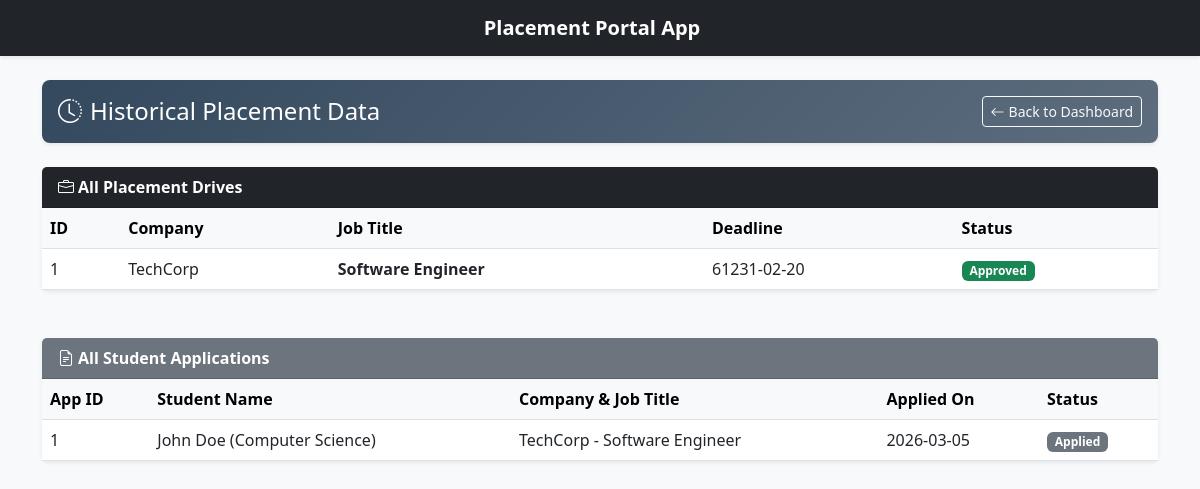
Before: /admin/history (signed in) with the older database file.
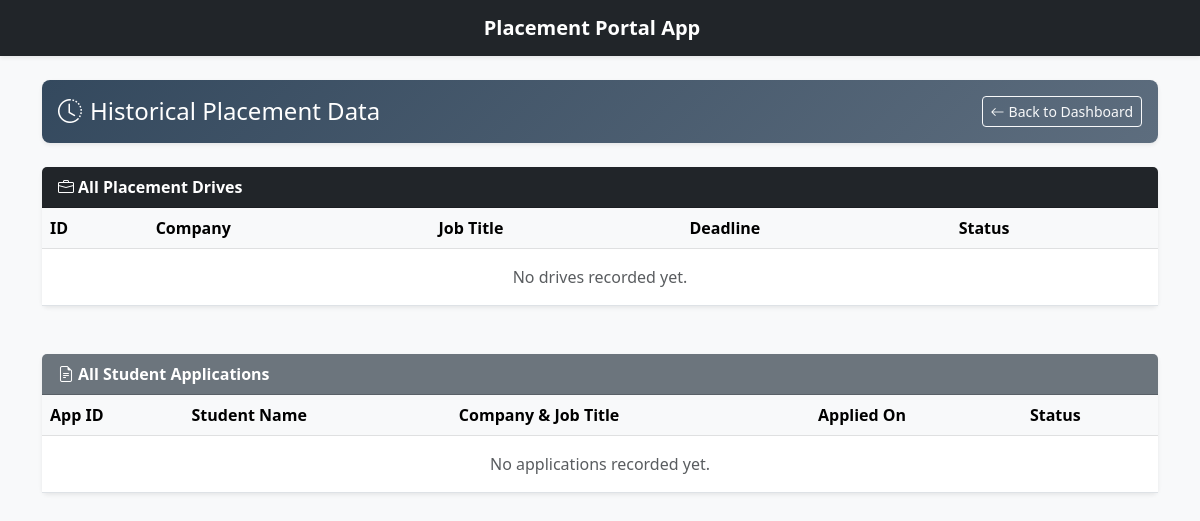
After: the same page with the newer database file.
### models.py (models this page shows)
class Drive(db.Model):
    id = db.Column(db.Integer, primary_key=True)
    company_id = db.Column(db.Integer, db.ForeignKey('user.id'), nullable=False)
    job_title = db.Column(db.String(150), nullable=False)
    job_description = db.Column(db.Text, nullable=False)
    eligibility_criteria = db.Column(db.Text, nullable=False)
    application_deadline = db.Column(db.String(50), nullable=False)
    status = db.Column(db.String(50), default='Pending')
    company = db.relationship('User', backref='drives')

class User(db.Model, UserMixin):
    id = db.Column(db.Integer, primary_key=True)
    username = db.Column(db.String(150), unique=True, nullable=False)
    password = db.Column(db.String(150), nullable=False)
    role = db.Column(db.String(50), nullable=False)
    name = db.Column(db.String(150), nullable=True)
    department = db.Column(db.String(150), nullable=True)
    resume_filename = db.Column(db.String(255), nullable=True)
    company_name = db.Column(db.String(150), nullable=True)
    hr_contact = db.Column(db.String(150), nullable=True)
    website = db.Column(db.String(255), nullable=True)
    industry = db.Column(db.String(150), nullable=True)
    is_approved = db.Column(db.Boolean, default=False)
    is_blacklisted = db.Column(db.Boolean, default=False)

class Application(db.Model):
    id = db.Column(db.Integer, primary_key=True)
    student_id = db.Column(db.Integer, db.ForeignKey('user.id'), nullable=False)
    drive_id = db.Column(db.Integer, db.ForeignKey('drive.id'), nullable=False)
    application_date = db.Column(db.DateTime, default=datetime.utcnow)
    status = db.Column(db.String(50), default='Applied')
    student = db.relationship('User', backref='applications')
    drive = db.relationship('Drive', backref='applications')

### app.py (the view)
@app.route('/admin/history')
@login_required
def admin_history():
    if current_user.role != 'admin':
        flash('Access denied: Admins only.', 'danger')
        return redirect(url_for('login'))
    all_drives = Drive.query.order_by(Drive.id.desc()).all()
    all_applications = Application.query.order_by(Application.application_date.desc()).all()
    return render_template('admin_history.html', drives=all_drives, applications=all_applications)

### app.py (called while the page is built)
@login_manager.user_loader
def load_user(user_id):
    return User.query.get(int(user_id))

### templates/admin_history.html
{% extends 'base.html' %}
{% block content %}
<div class="text-white rounded-3 p-3 mb-4 shadow-sm" style="background: linear-gradient(135deg, #34495e, #5d6d7e);">
    <div class="d-flex justify-content-between align-items-center">
        <h4 class="m-0"><i class="bi bi-clock-history me-2"></i>Historical Placement Data</h4>
        <a href="{{ url_for('admin_dashboard') }}" class="btn btn-outline-light btn-sm"><i
                class="bi bi-arrow-left me-1"></i>Back to Dashboard</a>
    </div>
</div>
<div class="card mb-5 border-0 shadow-sm">
    <div class="card-header bg-dark text-white fw-bold"><i class="bi bi-briefcase me-1"></i>All Placement Drives</div>
    <div class="card-body p-0" style="max-height: 400px; overflow-y: auto;">
        <table class="table table-hover mb-0">
            <thead class="table-light sticky-top">
                <tr>
                    <th>ID</th>
                    <th>Company</th>
                    <th>Job Title</th>
                    <th>Deadline</th>
                    <th>Status</th>
                </tr>
            </thead>
            <tbody>
                {% for drive in drives %}
                <tr>
                    <td>{{ drive.id }}</td>
                    <td>{{ drive.company.company_name }}</td>
                    <td class="fw-semibold">{{ drive.job_title }}</td>
                    <td>{{ drive.application_deadline }}</td>
                    <td>
                        <span class="badge
                            {% if drive.status == 'Approved' %}bg-success
                            {% elif drive.status == 'Pending' %}bg-warning text-dark
                            {% elif drive.status == 'Closed' %}bg-secondary
                            {% elif drive.status == 'Rejected' %}bg-danger
                            {% else %}bg-dark{% endif %}">
                            {{ drive.status }}
                        </span>
                    </td>
                </tr>
                {% else %}
                <tr>
                    <td colspan="5" class="text-center text-muted py-3">No drives recorded yet.</td>
                </tr>
                {% endfor %}
            </tbody>
        </table>
    </div>
</div>
<div class="card border-0 shadow-sm mb-5">
    <div class="card-header bg-secondary text-white fw-bold"><i class="bi bi-file-earmark-text me-1"></i>All Student
        Applications</div>
    <div class="card-body p-0" style="max-height: 400px; overflow-y: auto;">
        <table class="table table-hover mb-0">
            <thead class="table-light sticky-top">
                <tr>
                    <th>App ID</th>
                    <th>Student Name</th>
                    <th>Company & Job Title</th>
                    <th>Applied On</th>
                    <th>Status</th>
                </tr>
            </thead>
            <tbody>
                {% for app in applications %}
                <tr>
                    <td>{{ app.id }}</td>
                    <td>{{ app.student.name }} ({{ app.student.department }})</td>
                    <td>{{ app.drive.company.company_name }} - {{ app.drive.job_title }}</td>
                    <td>{{ app.application_date.strftime('%Y-%m-%d') }}</td>
                    <td>
                        <span class="badge
                            {% if app.status == 'Applied' %}bg-secondary
                            {% elif app.status == 'Shortlisted' %}bg-info text-dark
                            {% elif app.status == 'Selected' %}bg-success
                            {% elif app.status == 'Rejected' %}bg-danger
                            {% endif %}">
                            {{ app.status }}
                        </span>
                    </td>
                </tr>
                {% else %}
                <tr>
                    <td colspan="5" class="text-center text-muted py-3">No applications recorded yet.</td>
                </tr>
                {% endfor %}
            </tbody>
        </table>
    </div>
</div>
{% endblock %}

Changed rows visible on the page:
removed Drive: id "1", company.company_name "TechCorp", job_title "Software Engineer", application_deadline "61231-02-20", status "Approved"
removed Application: id "1", student.name "John Doe", student.department "Computer Science", drive.company.company_name "TechCorp", drive.job_title "Software Engineer", application_date "2026-03-05", status "Applied"
Other visible differences:
text now shown: "No drives recorded yet. No applications recorded yet."
